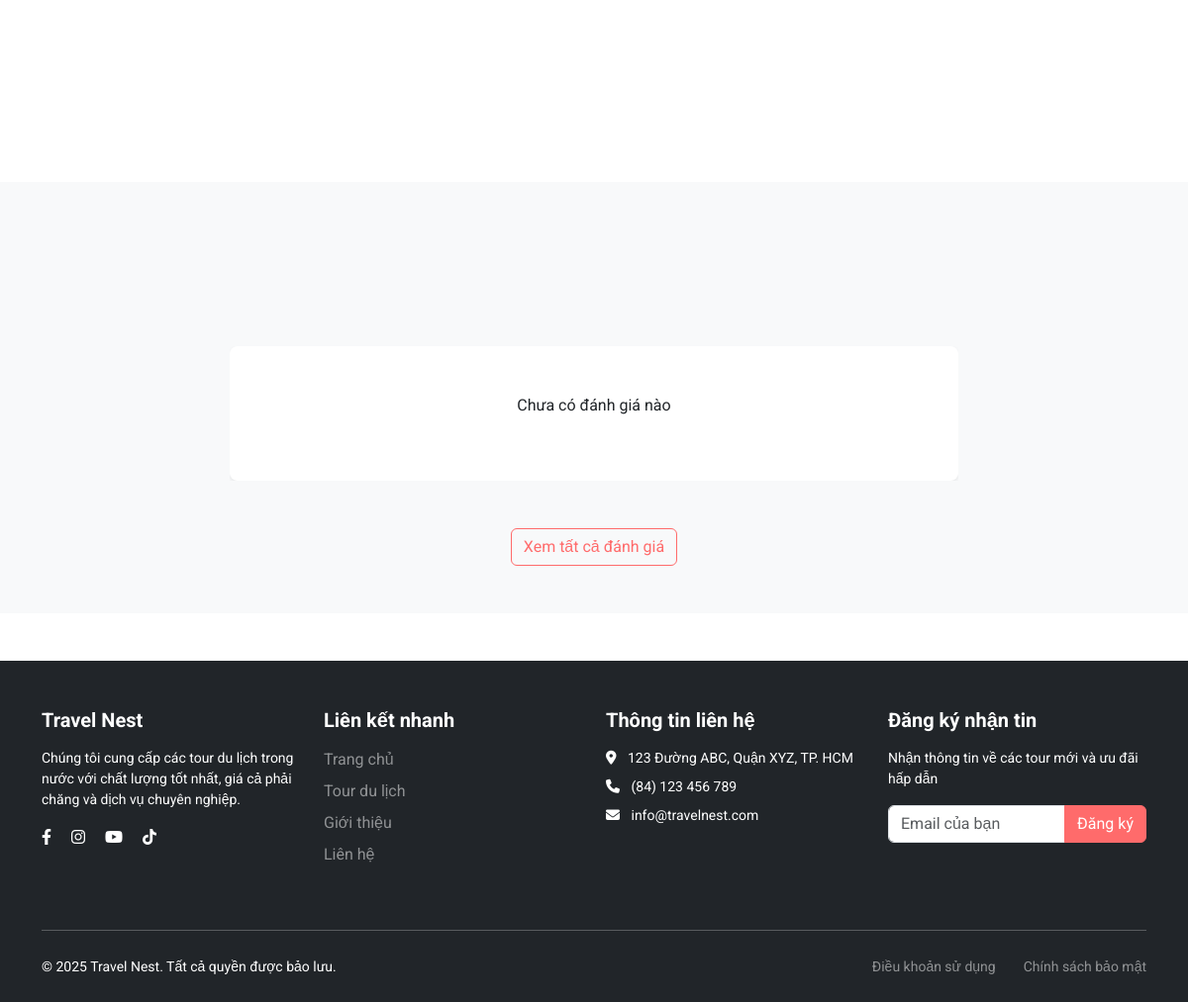
Before: / (lower part) with the older database file.
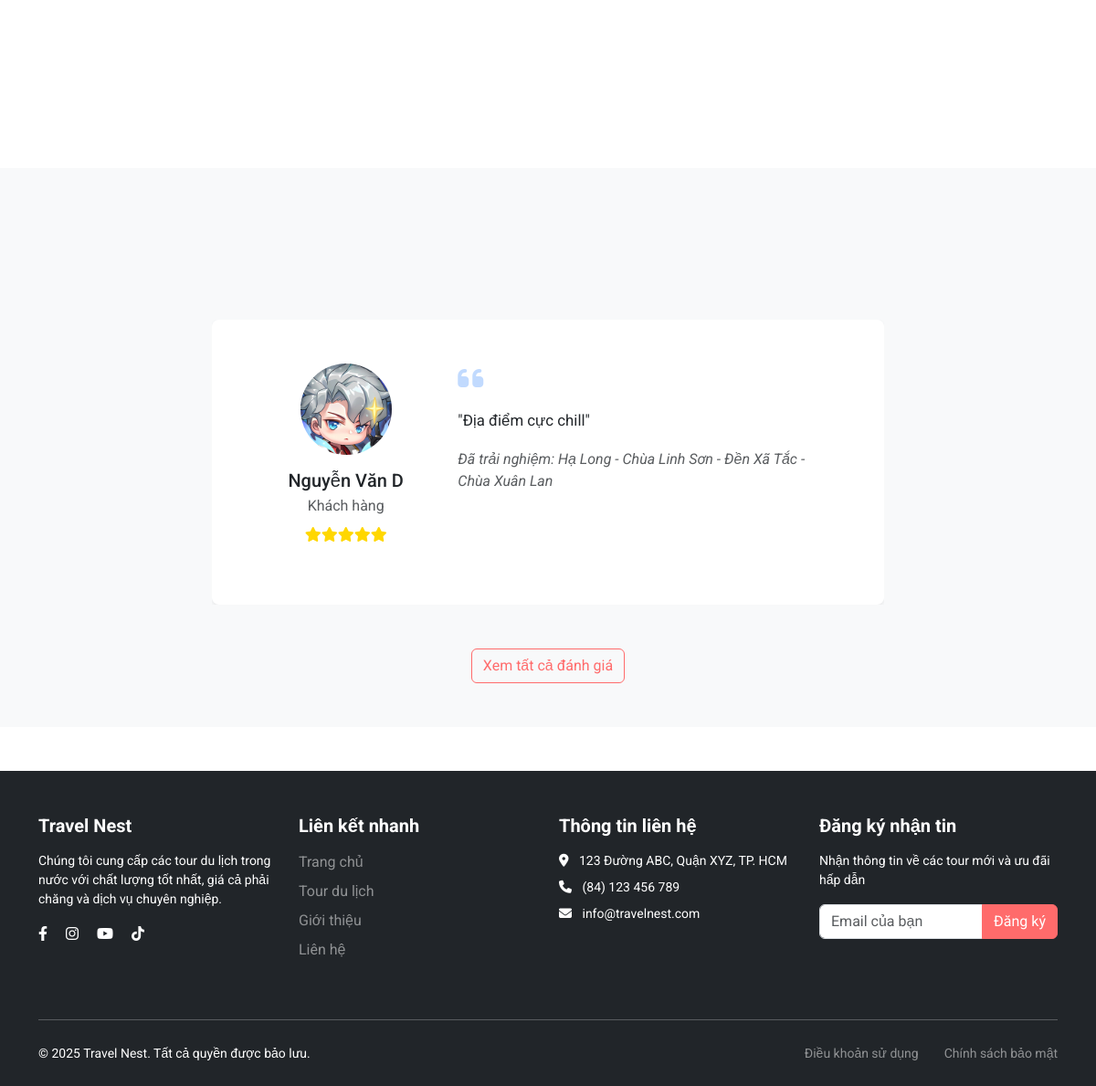
After: the same page with the newer database file.
### tables this page shows
CREATE TABLE `reviews` (
  `review_id` int NOT NULL,
  `user_id` int NOT NULL,
  `tour_id` int NOT NULL,
  `booking_id` int NOT NULL,
  `rating` int NOT NULL,
  `comment` text,
  `status` enum('active','deleted') DEFAULT 'active',
  `review_date` timestamp NULL DEFAULT CURRENT_TIMESTAMP
);

CREATE TABLE `users` (
  `user_id` int NOT NULL,
  `full_name` varchar(255) NOT NULL,
  `email` varchar(255) NOT NULL,
  `password` varchar(255) NOT NULL,
  `phone` varchar(20) NOT NULL,
  `address` text,
  `role` enum('customer','admin') DEFAULT 'customer',
  `status` enum('active','blocked','inactive') DEFAULT 'active',
  `created_at` timestamp NULL DEFAULT CURRENT_TIMESTAMP,
  `updated_at` timestamp NULL DEFAULT CURRENT_TIMESTAMP ON UPDATE CURRENT_TIMESTAMP
);

CREATE TABLE `tours` (
  `tour_id` int NOT NULL,
  `name` varchar(255) NOT NULL,
  `description` text NOT NULL,
  `location` varchar(100) NOT NULL,
  `duration` varchar(50) NOT NULL,
  `price_adult` decimal(10,2) NOT NULL,
  `price_child` decimal(10,2) NOT NULL,
  `image1` varchar(255) DEFAULT NULL,
  `image2` varchar(255) DEFAULT NULL,
  `image3` varchar(255) DEFAULT NULL,
  `status` enum('active','inactive') DEFAULT 'active',
  `created_at` timestamp NULL DEFAULT CURRENT_TIMESTAMP,
  `updated_at` timestamp NULL DEFAULT CURRENT_TIMESTAMP ON UPDATE CURRENT_TIMESTAMP
);

### index.php (the view, shortened to what this page needs)
<?php include 'layouts/header.php';
include 'config/config.php';
$reviewsQuery = "
    SELECT r.*, u.full_name, u.email, t.name as tour_name
    FROM reviews r
    JOIN users u ON r.user_id = u.user_id
    JOIN tours t ON r.tour_id = t.tour_id
    WHERE r.status = 'active'
    ORDER BY r.review_date DESC
    LIMIT 3
";
$reviewsResult = $conn->query($reviewsQuery);
$reviews = [];
while ($row = $reviewsResult->fetch_assoc()) {
    $reviews[] = $row;
}
?>
<section class="py-5">
    <div class="container">
        <div class="row">
        </div>
    </div>
</section>
<section class="py-5 bg-light">
    <div class="container">
        <div class="text-center mb-5">
        </div>
        <div class="row">
            <div class="col-lg-8 mx-auto">
                <div id="reviewsCarousel" class="carousel slide" data-bs-ride="carousel">
                    <div class="carousel-inner">
                        <?php if (count($reviews) > 0): ?>
                            <?php foreach ($reviews as $index => $review): ?>
                                <div class="carousel-item <?php echo $index === 0 ? 'active' : ''; ?>">
                                    <div class="testimonial-card-large p-4 p-md-5">
                                        <div class="row">
                                            <div class="col-md-4 mb-3 mb-md-0">
                                                <div class="text-center">
                                                    <img src="admin/assets/img/user.jpg" class="testimonial-img-large rounded-circle mb-3" alt="Khách hàng">
                                                    <h5 class="mb-1"><?php echo $review['full_name']; ?></h5>
                                                    <p class="text-muted mb-2">Khách hàng</p>
                                                    <div class="testimonial-rating mb-3">
                                                        <?php
                                                        for ($i = 1; $i <= 5; $i++) {
                                                            if ($i <= $review['rating']) {
                                                                echo '<i class="fas fa-star"></i>';
                                                            } else {
                                                                echo '<i class="far fa-star"></i>';
                                                            }
                                                        }
                                                        ?>
                                                    </div>
                                                </div>
                                            </div>
                                            <div class="col-md-8">
                                                <div class="testimonial-content">
                                                    <i class="fas fa-quote-left fa-2x text-primary opacity-25 mb-3"></i>
                                                    <p class="testimonial-text-large">"<?php echo $review['comment']; ?>"</p>
                                                    <p class="text-muted fst-italic mt-3">Đã trải nghiệm: <?php echo $review['tour_name']; ?></p>
                                                </div>
                                            </div>
                                        </div>
                                    </div>
                                </div>
                            <?php endforeach; ?>
                        <?php else: ?>
                            <div class="carousel-item active">
                                <div class="testimonial-card-large p-4 p-md-5">
                                    <div class="text-center">
                                        <p>Chưa có đánh giá nào</p>
                                    </div>
                                </div>
                            </div>
                        <?php endif; ?>
                    </div>
                    <?php if (count($reviews) > 1): ?>
                        <button class="carousel-control-prev" type="button" data-bs-target="#reviewsCarousel" data-bs-slide="prev">
                            <span class="carousel-control-prev-icon" aria-hidden="true"></span>
                        </button>
                        <button class="carousel-control-next" type="button" data-bs-target="#reviewsCarousel" data-bs-slide="next">
                            <span class="carousel-control-next-icon" aria-hidden="true"></span>
                        </button>
                    <?php endif; ?>
                </div>
            </div>
        </div>
        <div class="text-center mt-5">
            <a href="#" class="btn btn-outline-primary">Xem tất cả đánh giá</a>
        </div>
    </div>
</section>
<?php include 'layouts/footer.php'; ?>

Changed rows visible on the page:
added reviews: user.full_name "Nguyễn Văn D", rating 5 (drawn), comment "Địa điểm cực chill", tour.name "Hạ Long - Chùa Linh Sơn - Đền Xã Tắc - Chùa Xuân Lan"
Other visible differences:
text no longer shown: "Chưa có đánh giá nào"
